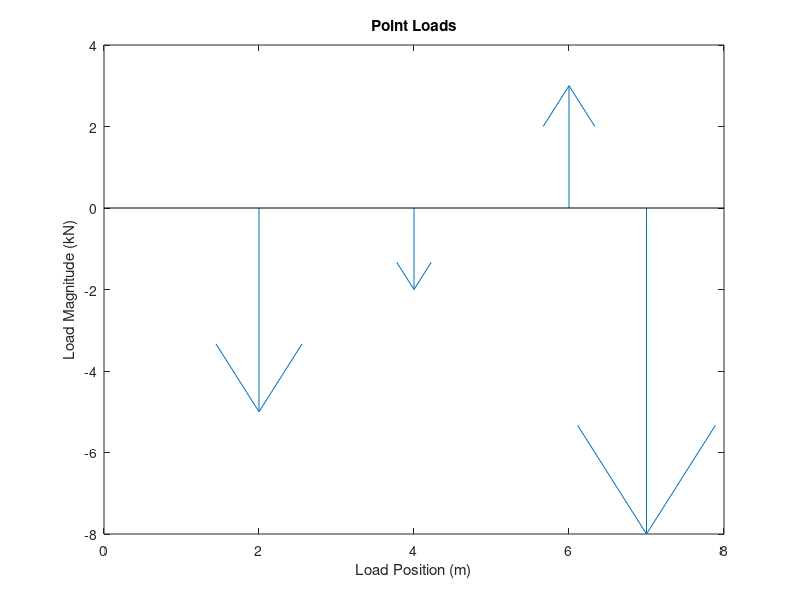
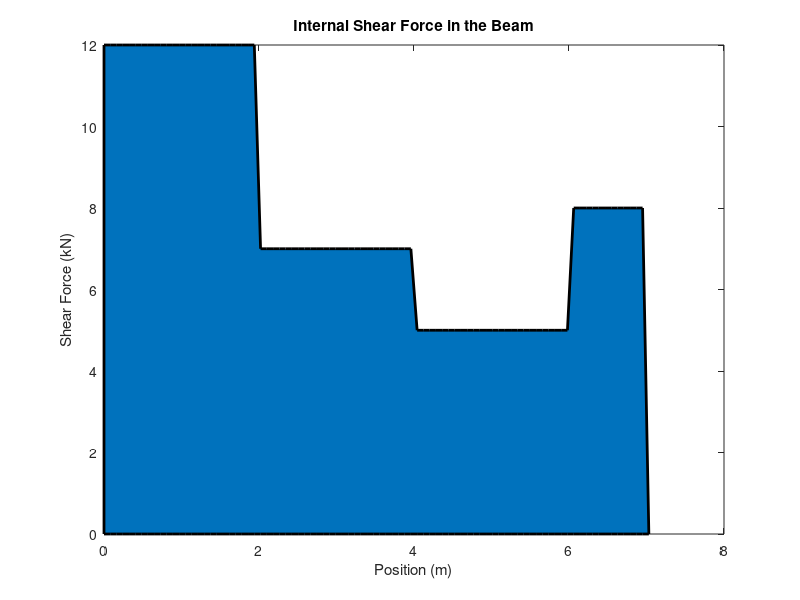
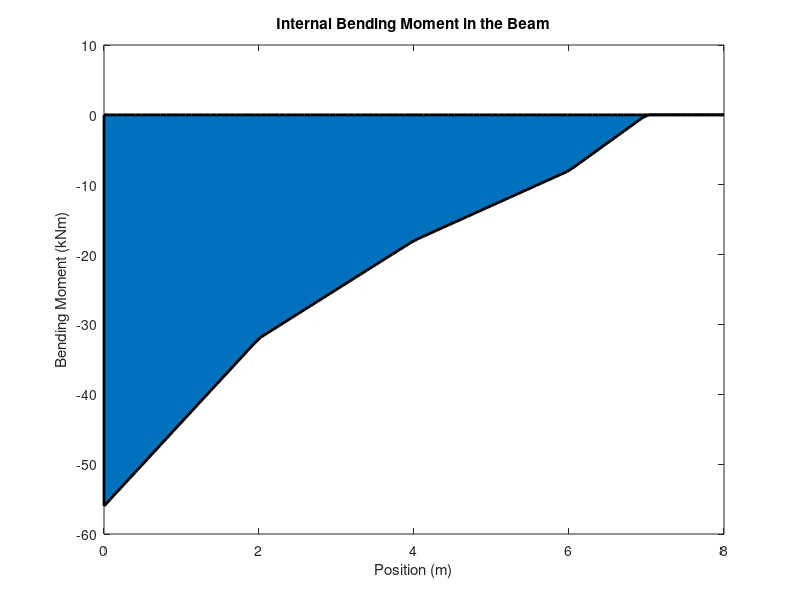

MATLAB code to generate these figures, in order:
%PartB
P = struct();
L = 8; %Beam length (m)
P.x = [ 2 4 6 7]; %Load x positions (m)
P.mag = [-5 -2 3 -8];%Load magnitudes (kN), downward (-)
A_y = 12;
shearForce = zeros(1, 100);
bendingMoment = zeros(1, 100);
xAxis = linspace(0, L, 100);
for i = 1 : length(xAxis)
    px = xAxis(i);
    V = A_y;
    M = A_y * px + ((P.x(1) * P.mag(1)) + (P.x(2) * P.mag(2)) + P.x(3) * P.mag(3) + P.x(4) * P.mag(4));
    for j = 1 : length(P.mag)
        if(px >= P.x(j))
            V = V + P.mag(j);
            M = M + (P.mag(j) * (xAxis(i) - P.x(j)));

        end
    end
    shearForce(i) = V;
    bendingMoment(i) = M;
end
%Plot Loads
quiver(P.x, 0*P.x, 0*P.mag, P.mag, 0)
hold on
plot( [0, L], [0, 0], 'k' )
xlabel('Load Position (m)')
ylabel('Load Magnitude (kN)')
title('Point Loads')

% Plot the internal shear force diagram
figure;
area(xAxis, shearForce, 'LineWidth', 2);
title('Internal Shear Force in the Beam');
xlabel('Position (m)');
ylabel('Shear Force (kN)');

% Plot the internal bending moment diagram
figure;
area(xAxis, bendingMoment, 'LineWidth', 2);
title('Internal Bending Moment in the Beam');
xlabel('Position (m)');
ylabel('Bending Moment (kNm)');

